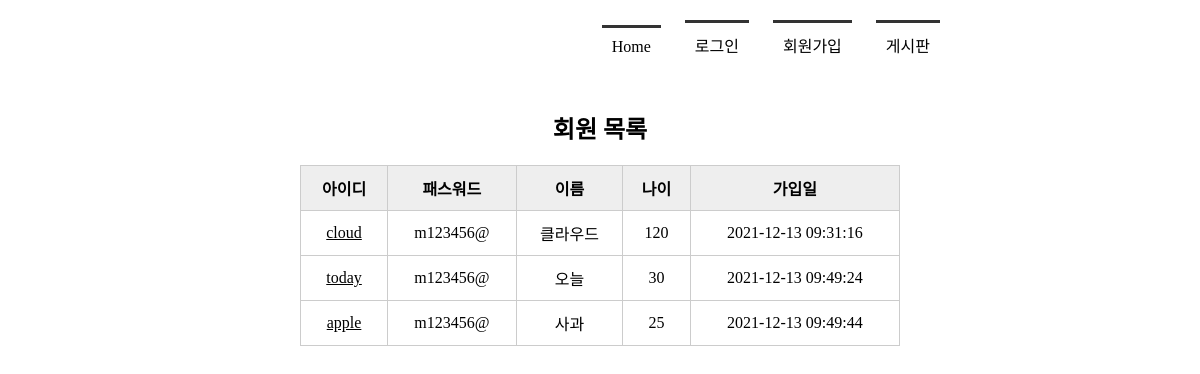
Before: /memberlist/ with the older database file.
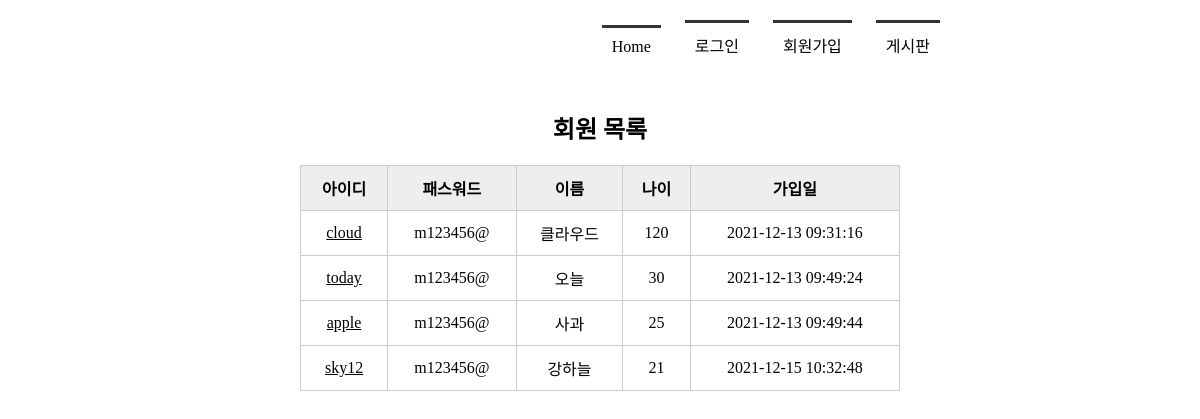
After: the same page with the newer database file.
### tables this page shows
CREATE TABLE member(
        mid CHAR(5) PRIMARY KEY,
        passwd CHAR(8) NOT NULL,
        name TEXT NOT NULL,
        age INTEGER,
        regDate TIMESTAMP DATE DEFAULT (datetime('now', 'localtime'))
    );

### app.py (the view)
@app.route('/memberlist/')
def memberlist():
    conn = getconn()
    cur = conn.cursor()
    sql = "SELECT * FROM member"
    cur.execute(sql)
    rs = cur.fetchall()     # db에서 검색한 데이터
    conn.close()
    return render_template('memberlist.html', rs=rs)

### app.py (called while the page is built)
def getconn():
    conn = sqlite3.connect('./memberdb.db')
    return conn

### templates/memberlist.html (shortened to what this page needs)
<!DOCTYPE html>
<html lang="ko">
<head>
     <link rel="stylesheet" href="{{ url_for('static', filename='css/style.css')}}">
</head>
<body>
    <div id="container">
        {% include 'navbar.html' %}
        <section>
        <h1>회원 목록</h1>
            <table>
                <tr>
                    <th>아이디</th><th>패스워드</th><th>이름</th><th>나이</th><th>가입일</th>
                </tr>
                {% for i in rs %}
                <tr>
                    <td><a href="{{ url_for('member_view', id=i[0]) }}">{{ i[0] }}</a></td>
                    <td>{{ i[1] }}</td>
                    <td>{{ i[2] }}</td>
                    <td>{{ i[3] }}</td>
                    <td>{{ i[4] }}</td>
                </tr>
                {% endfor %}
            </table>
        </section>
    </div>
</body>
</html>

Changed rows visible on the page:
added member: mid "sky12", passwd "m123456@", name "강하늘", age "21", regDate "2021-12-15 10:32:48"
